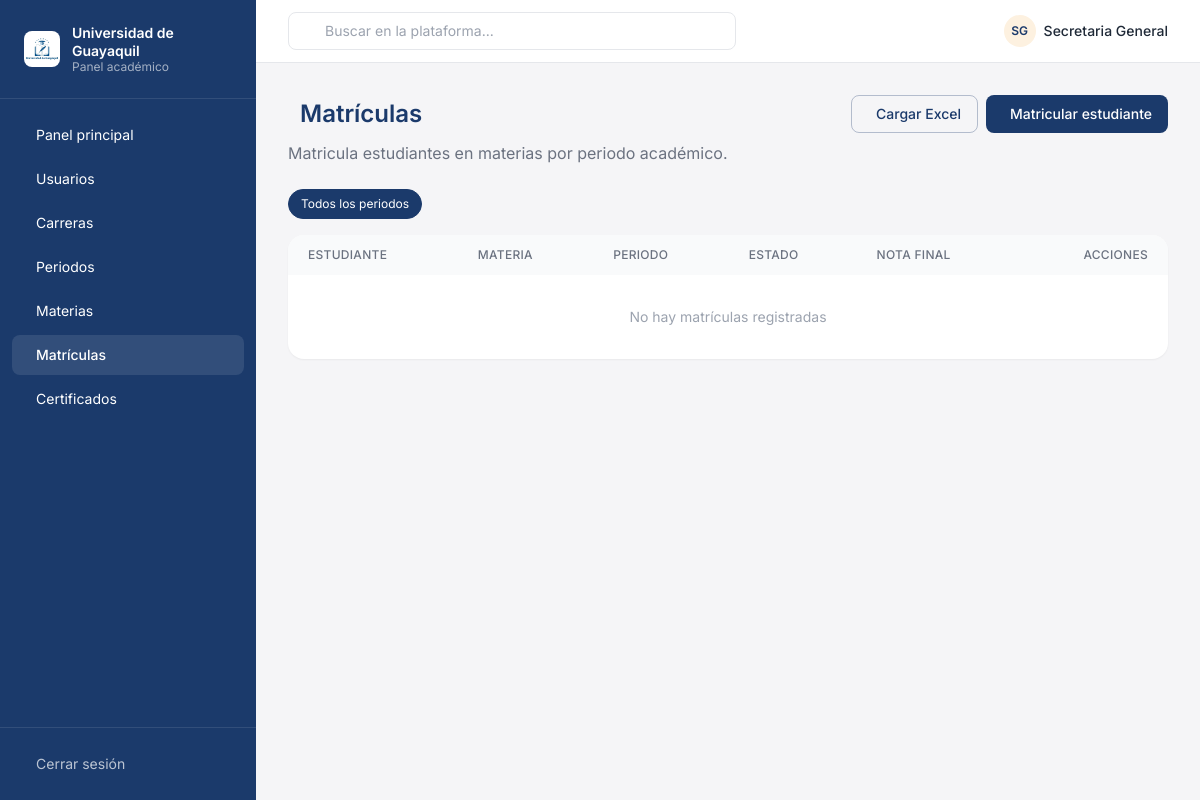
The app's page /secretaria/matriculas/ (signed in), older data.
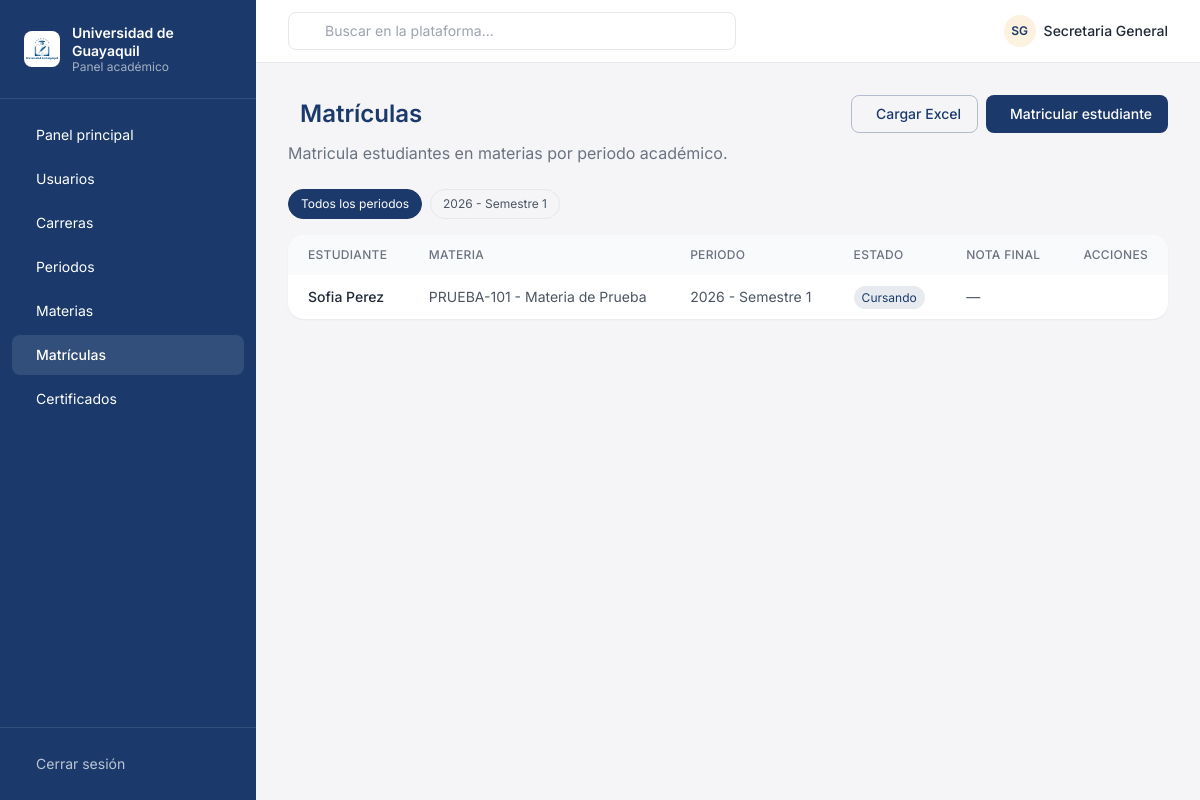
The same page, newer data.
### plataforma/models.py (models this page shows, shortened)
class Periodo(models.Model):
    nombre = models.CharField(max_length=20)  # 2026-1, 2026-2
    fecha_inicio = models.DateField()
    fecha_fin = models.DateField()
    activo = models.BooleanField(default=True)
    class Meta:
        verbose_name_plural = "Períodos"

class Matricula(models.Model):
    ESTADOS = [
        ('Cursando', 'Cursando'),
        ('Aprobado', 'Aprobado'),
        ('Reprobado', 'Reprobado'),
        ('Retirado', 'Retirado'),
    ]
    estudiante = models.ForeignKey(User, on_delete=models.CASCADE, related_name='matriculas')
    periodo = models.ForeignKey(Periodo, on_delete=models.CASCADE, related_name='matriculas')
    materia = models.ForeignKey(Materia, on_delete=models.CASCADE, related_name='matriculas')
    fecha_matricula = models.DateField(auto_now_add=True)
    estado = models.CharField(max_length=20, choices=ESTADOS, default='Cursando')
    nota_final = models.FloatField(
        null=True,
        blank=True,
        validators=[MinValueValidator(0), MaxValueValidator(100)]
    )
    asistencia = models.IntegerField(default=0, validators=[MinValueValidator(0), MaxValueValidator(100)])
    class Meta:
        verbose_name_plural = "Matrículas"
        unique_together = ('estudiante', 'materia', 'periodo')

class Materia(models.Model):
    nombre = models.CharField(max_length=100)
    codigo = models.CharField(max_length=20, unique=True)
    carrera = models.ForeignKey(Carrera, on_delete=models.CASCADE, related_name='materias')
    creditos = models.IntegerField(default=4)
    descripcion = models.TextField(blank=True)
    profesor = models.CharField(max_length=100, blank=True)  # legado: se conserva por datos existentes
    docente = models.ForeignKey(
        'PerfilDocente',
        on_delete=models.SET_NULL,
        null=True,
        blank=True,
        related_name='materias'
    )
    class Meta:
        verbose_name_plural = "Materias"

### plataforma/views.py (the view)
        def wrapper(request, *args, **kwargs):
            if not request.user.is_authenticated:
                return redirect('login')
            try:
                perfil = PerfilUsuario.objects.get(user=request.user)
                if perfil.rol not in roles_permitidos:
                    messages.error(request, "❌ No tienes permisos para acceder a esta sección")
                    return redirect('index')
            except PerfilUsuario.DoesNotExist:
                messages.error(request, "❌ Tu perfil no está configurado")
                return redirect('index')
            return view_func(request, *args, **kwargs)

### plataforma/views.py (called while the page is built)
def rol_requerido(*roles_permitidos):
    def decorator(view_func):
        def wrapper(request, *args, **kwargs):
            if not request.user.is_authenticated:
                return redirect('login')
            try:
                perfil = PerfilUsuario.objects.get(user=request.user)
                if perfil.rol not in roles_permitidos:
                    messages.error(request, "❌ No tienes permisos para acceder a esta sección")
                    return redirect('index')
            except PerfilUsuario.DoesNotExist:
                messages.error(request, "❌ Tu perfil no está configurado")
                return redirect('index')
            return view_func(request, *args, **kwargs)
        return wrapper
    return decorator

### plataforma/templates/plataforma/secretaria_matriculas.html (shortened to what the changed rows need)
{% extends "plataforma/base.html" %}
{% load static %}
{% block content %}
<div class="max-w-6xl mx-auto">
    <div class="flex items-center justify-between mb-2">
        <div class="flex items-center gap-3">
            <h1 class="text-2xl font-semibold text-navy">Matrículas</h1>
        </div>
    </div>
    <div class="flex flex-wrap gap-2 mb-4 text-xs">
        <a href="?periodo=" class="px-3 py-1.5 rounded-full border {% if not periodo_filtro %}bg-navy text-white border-navy{% else %}border-gray-200 text-gray-600{% endif %}">Todos los periodos</a>
        {% for p in periodos %}
        <a href="?periodo={{ p.id }}" class="px-3 py-1.5 rounded-full border {% if periodo_filtro == p.id|stringformat:'s' %}bg-navy text-white border-navy{% else %}border-gray-200 text-gray-600{% endif %}">{{ p.nombre }}</a>
        {% endfor %}
    </div>
    <div class="bg-white rounded-card shadow-sm overflow-hidden">
        <div class="overflow-x-auto">
            <table class="w-full text-sm">
                <thead class="bg-gray-50 text-gray-500 text-xs uppercase tracking-wide">
                    <tr>
                        <th class="text-left px-5 py-3 font-medium">Estudiante</th>
                        <th class="text-left px-5 py-3 font-medium">Materia</th>
                        <th class="text-left px-5 py-3 font-medium">Periodo</th>
                        <th class="text-left px-5 py-3 font-medium">Estado</th>
                        <th class="text-left px-5 py-3 font-medium">Nota final</th>
                        <th class="text-right px-5 py-3 font-medium">Acciones</th>
                    </tr>
                </thead>
                <tbody class="divide-y divide-gray-100">
                    {% for mat in matriculas %}
                    <tr class="hover:bg-gray-50">
                        <td class="px-5 py-3 text-gray-800 font-medium">{{ mat.estudiante.get_full_name }}</td>
                        <td class="px-5 py-3 text-gray-600">{{ mat.materia.codigo }} - {{ mat.materia.nombre }}</td>
                        <td class="px-5 py-3 text-gray-600">{{ mat.periodo.nombre }}</td>
                        <td class="px-5 py-3">
                            <span class="text-xs px-2 py-1 rounded-full
                                {% if mat.estado == 'Cursando' %}bg-navy/10 text-navy
                                {% elif mat.estado == 'Aprobado' %}bg-green-50 text-green-700
                                {% elif mat.estado == 'Reprobado' %}bg-red-50 text-red-700
                                {% else %}bg-gray-100 text-gray-500{% endif %}">
                                {{ mat.estado }}
                            </span>
                        </td>
                        <td class="px-5 py-3 text-gray-600">{{ mat.nota_final|default:"—" }}</td>
                        <td class="px-5 py-3 text-right">
                        </td>
                    </tr>
                    {% empty %}
                    <tr><td colspan="6" class="text-center px-5 py-8 text-gray-400">No hay matrículas registradas</td></tr>
                    {% endfor %}
                </tbody>
            </table>
        </div>
    </div>
</div>
{% endblock %}

Row changes from the older to the newer data that the page shows:
added Periodo: nombre "2026 - Semestre 1"
added Matricula: estudiante.get_full_name "Sofia Perez", materia.codigo "PRUEBA-101", materia.nombre "Materia de Prueba", periodo.nombre "2026 - Semestre 1", estado "Cursando", nota_final "—"
Text that changed along with them:
text no longer shown: "No hay matrículas registradas"
